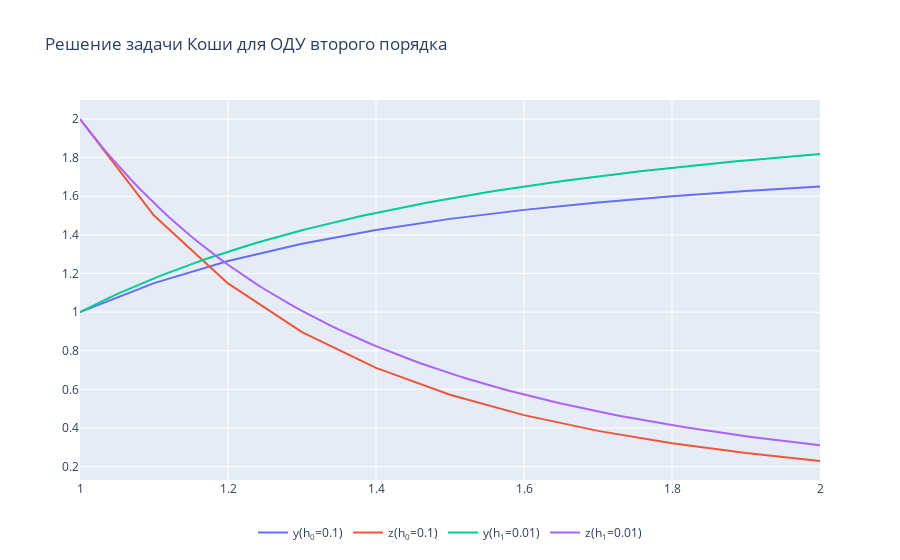

The code cell stored with this chart in its notebook:
### Code cell
if __name__ == '__main__':
    fig = graphs(*solution())
    fig.show()
